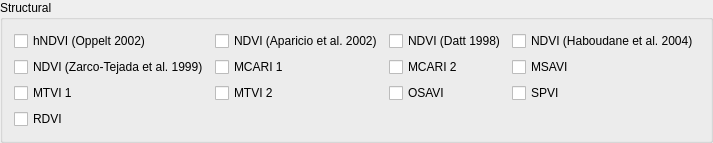
        <widget class="QgsCollapsibleGroupBox" name="mGroupBox">
         <property name="title">
          <string>Structural</string>
         </property>
         <property name="collapsed">
          <bool>false</bool>
         </property>
         <layout class="QGridLayout" name="gridLayout_13">
          <item row="0" column="0">
           <widget class="QCheckBox" name="box_hndvi_opp">
            <property name="toolTip">
             <string>&lt;html&gt;&lt;head/&gt;&lt;body&gt;&lt;p&gt;Hyperspectral Normalized Difference Vegetation Index&lt;/p&gt;&lt;p&gt;OPPELT, N. (2002): Monitoring of Plant Chlorophyll and Nitrogen Status Using the Airborne Imaging Spectrometer AVIS. Dissertation. Department for earth- and environmental sciences, Munich.&lt;/p&gt;&lt;/body&gt;&lt;/html&gt;</string>
            </property>
            <property name="text">
             <string>hNDVI (Oppelt 2002)</string>
            </property>
            <property name="checked">
             <bool>false</bool>
            </property>
            <property name="tristate">
             <bool>false</bool>
            </property>
           </widget>
          </item>
          <item row="0" column="1">
           <widget class="QCheckBox" name="box_ndvi_apa">
            <property name="toolTip">
             <string>&lt;html&gt;&lt;head/&gt;&lt;body&gt;&lt;p&gt;Normalized Difference Vegetation Index&lt;/p&gt;&lt;p&gt;APARICIO, N., VILLEGAS, D., ARAUS, J.L., CASADESUS, J. and ROYO, C. (2002). Relationship between growth traits and spectral vegetation indices in Durum Wheat. In: Crop Science, 42(5), 1547–1555. &lt;/p&gt;&lt;/body&gt;&lt;/html&gt;</string>
            </property>
            <property name="text">
             <string>NDVI (Aparicio et al. 2002)</string>
            </property>
           </widget>
          </item>
          <item row="0" column="2">
           <widget class="QCheckBox" name="box_ndvi_dat">
            <property name="toolTip">
             <string>&lt;html&gt;&lt;head/&gt;&lt;body&gt;&lt;p&gt;Normalized Difference Vegetation Index&lt;/p&gt;&lt;p&gt;DATT, B. (1998): Remote sensing of chlorophyll a, chlorophyll b, chlorophyll a+b and total carotenoid content in eucalyptus leaves. In: Remote sensing of the environment, 66(2), 111-121.&lt;/p&gt;&lt;/body&gt;&lt;/html&gt;</string>
            </property>
            <property name="text">
             <string>NDVI (Datt 1998)</string>
            </property>
           </widget>
          </item>
          <item row="0" column="3">
           <widget class="QCheckBox" name="box_ndvi_hab">
            <property name="toolTip">
             <string>&lt;html&gt;&lt;head/&gt;&lt;body&gt;&lt;p&gt;Normalized Difference Vegetation Index&lt;/p&gt;&lt;p&gt;HABOUDANE, D., MILLER, J.R., PATTEY, E., ZARCO-TEJADA, P.J. and STRACHAN, I. (2004): Hyperspectral vegetation indices and novel algorithms for predicting green LAI of crop canopies: Modeling and validation in the context of precision agriculture. In: Remote Sensing of Environment, 90(3), 337-352.&lt;/p&gt;&lt;/body&gt;&lt;/html&gt;</string>
            </property>
            <property name="text">
             <string>NDVI (Haboudane et al. 2004)</string>
            </property>
           </widget>
          </item>
          <item row="1" column="0">
           <widget class="QCheckBox" name="box_ndvi_zar">
            <property name="toolTip">
             <string>&lt;!DOCTYPE HTML PUBLIC &quot;-//W3C//DTD HTML 4.0//EN&quot; &quot;http://www.w3.org/TR/REC-html40/strict.dtd&quot;&gt;
&lt;html&gt;&lt;head&gt;&lt;meta name=&quot;qrichtext&quot; content=&quot;1&quot; /&gt;&lt;style type=&quot;text/css&quot;&gt;
p, li { white-space: pre-wrap; }
&lt;/style&gt;&lt;/head&gt;&lt;body style=&quot; font-family:'MS Shell Dlg 2'; font-size:8pt; font-weight:400; font-style:normal;&quot;&gt;
&lt;p style=&quot; margin-top:0px; margin-bottom:0px; margin-left:0px; margin-right:0px; -qt-block-indent:0; text-indent:0px;&quot;&gt;Normalized Difference Vegetation Index&lt;/p&gt;
&lt;p style=&quot;-qt-paragraph-type:empty; margin-top:0px; margin-bottom:0px; margin-left:0px; margin-right:0px; -qt-block-indent:0; text-indent:0px;&quot;&gt;&lt;br /&gt;&lt;/p&gt;
&lt;p style=&quot; margin-top:0px; margin-bottom:0px; margin-left:0px; margin-right:0px; -qt-block-indent:0; text-indent:0px;&quot;&gt;ZARCO-TEJADA, P.J., MILLER, J.R., MOHAMMED, G.H., NOLAND, T.L. and SAMPSON, P.H. (1999): Canopy optical indices from infinite reflectance and canopy reflectance models for forest condition monitoring: Application to hyperspectral CASI data. In: IEEE 1999 International Geoscience and Remote Sensing Symposium, IGARSS'99, 3(/), n.d..&lt;/p&gt;&lt;/body&gt;&lt;/html&gt;</string>
            </property>
            <property name="text">
             <string>NDVI (Zarco-Tejada et al. 1999)</string>
            </property>
           </widget>
          </item>
          <item row="1" column="1">
           <widget class="QCheckBox" name="box_mcari1">
            <property name="toolTip">
             <string>&lt;html&gt;&lt;head/&gt;&lt;body&gt;&lt;p&gt;Modified Chlorophyll Absorption in Reflectance Index 1&lt;/p&gt;&lt;p&gt;HABOUDANE, D., MILLER, J.R., PATTEY, E., ZARCO-TEJADA, P.J. and STRACHAN, I. (2004): Hyperspectral vegetation indices and novel algorithms for predicting green LAI of crop canopies: Modeling and validation in the context of precision agriculture. In: Remote Sensing of Environment, 90(3), 337-352.&lt;/p&gt;&lt;/body&gt;&lt;/html&gt;</string>
            </property>
            <property name="text">
             <string>MCARI 1</string>
            </property>
           </widget>
          </item>
          <item row="1" column="2">
           <widget class="QCheckBox" name="box_mcari2">
            <property name="toolTip">
             <string>&lt;html&gt;&lt;head/&gt;&lt;body&gt;&lt;p&gt;Modified Chlorophyll Absorption in Reflectance Index 2&lt;/p&gt;&lt;p&gt;HABOUDANE, D., MILLER, J.R., PATTEY, E., ZARCO-TEJADA, P.J. and STRACHAN, I. (2004): Hyperspectral vegetation indices and novel algorithms for predicting green LAI of crop canopies: Modeling and validation in the context of precision agriculture. In: Remote Sensing of Environment, 90(3), 337-352.&lt;/p&gt;&lt;/body&gt;&lt;/html&gt;</string>
            </property>
            <property name="text">
             <string>MCARI 2</string>
            </property>
           </widget>
          </item>
          <item row="1" column="3">
           <widget class="QCheckBox" name="box_msavi">
            <property name="toolTip">
             <string>&lt;html&gt;&lt;head/&gt;&lt;body&gt;&lt;p&gt;Improved SAVI (Soil Adjusted Vegetation Index) with self-adjustment factor L&lt;/p&gt;&lt;p&gt;QI, J., CHEHBOUNI, A., HUETE, A.R., KEER, Y.H. and SOROOSHIAN, S. (1994): A modified soil vegetation adjusted index. In: Remote Sensing of Environment, 48(2), 119-126.&lt;/p&gt;&lt;/body&gt;&lt;/html&gt;</string>
            </property>
            <property name="text">
             <string>MSAVI</string>
            </property>
           </widget>
          </item>
          <item row="2" column="0">
           <widget class="QCheckBox" name="box_mtvi1">
            <property name="toolTip">
             <string>&lt;html&gt;&lt;head/&gt;&lt;body&gt;&lt;p&gt;Modified Triangular Vegetation Index 1&lt;/p&gt;&lt;p&gt;HABOUDANE, D., MILLER, J.R., PATTEY, E., ZARCO-TEJADA, P.J. and STRACHAN, I. (2004): Hyperspectral vegetation indices and novel algorithms for predicting green LAI of crop canopies: Modeling and validation in the context of precision agriculture. In: Remote Sensing of Environment, 90(3), 337-352.&lt;/p&gt;&lt;/body&gt;&lt;/html&gt;</string>
            </property>
            <property name="text">
             <string>MTVI 1</string>
            </property>
           </widget>
          </item>
          <item row="2" column="1">
           <widget class="QCheckBox" name="box_mtvi2">
            <property name="toolTip">
             <string>&lt;html&gt;&lt;head/&gt;&lt;body&gt;&lt;p&gt;Modified Triangular Vegetation Index 2&lt;/p&gt;&lt;p&gt;HABOUDANE, D., MILLER, J.R., PATTEY, E., ZARCO-TEJADA, P.J. and STRACHAN, I. (2004): Hyperspectral vegetation indices and novel algorithms for predicting green LAI of crop canopies: Modeling and validation in the context of precision agriculture. In: Remote Sensing of Environment, 90(3), 337-352.&lt;/p&gt;&lt;/body&gt;&lt;/html&gt;</string>
            </property>
            <property name="text">
             <string>MTVI 2</string>
            </property>
           </widget>
          </item>
          <item row="2" column="2">
           <widget class="QCheckBox" name="box_osavi">
            <property name="toolTip">
             <string>&lt;html&gt;&lt;head/&gt;&lt;body&gt;&lt;p&gt;Optimized Soil Adjusted Vegetation Index&lt;/p&gt;&lt;p&gt;RONDEAUX, G.,STEVEN, M. and BARE, F. (1996): Optimization of soil-adjusted vegetation indices. In: Remote Sensing of Environment, 55(2), 95-107.&lt;/p&gt;&lt;/body&gt;&lt;/html&gt;</string>
            </property>
            <property name="text">
             <string>OSAVI</string>
            </property>
           </widget>
          </item>
          <item row="2" column="3">
           <widget class="QCheckBox" name="box_spvi">
            <property name="toolTip">
             <string>&lt;html&gt;&lt;head/&gt;&lt;body&gt;&lt;p&gt;Spectral Polygon Vegetation Index&lt;/p&gt;&lt;p&gt;VINCINI, M., FRAZZI, E. and D ALESSIO, P. (2006): Angular dependence of maize and sugar beet VIs from directional CHRIS/Proba data. In: Proc. 4 th ESA CHRIS PROBA Workshop 2006, 19 - 21 September, ESRIN Frascati, Italy.&lt;/p&gt;&lt;/body&gt;&lt;/html&gt;</string>
            </property>
            <property name="text">
             <string>SPVI</string>
            </property>
           </widget>
          </item>
          <item row="3" column="0">
           <widget class="QCheckBox" name="box_rdvi">
            <property name="toolTip">
             <string>&lt;html&gt;&lt;head/&gt;&lt;body&gt;&lt;p&gt;Renormalized Difference Vegetation Index&lt;/p&gt;&lt;p&gt;ROUGEAN, J.-L. and BREON, F.M. (1995): Estimating PAR absorbed by vegetation from bidirectional reflectance measurements. In: Remote Sensing of Environment, 51(3), 375-384.&lt;/p&gt;&lt;/body&gt;&lt;/html&gt;</string>
            </property>
            <property name="text">
             <string>RDVI</string>
            </property>
           </widget>
          </item>
         </layout>
        </widget>
